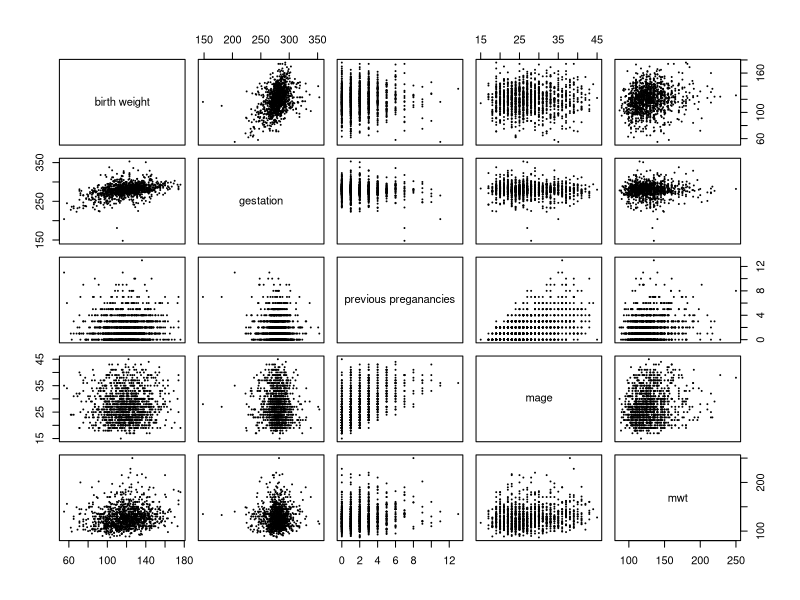
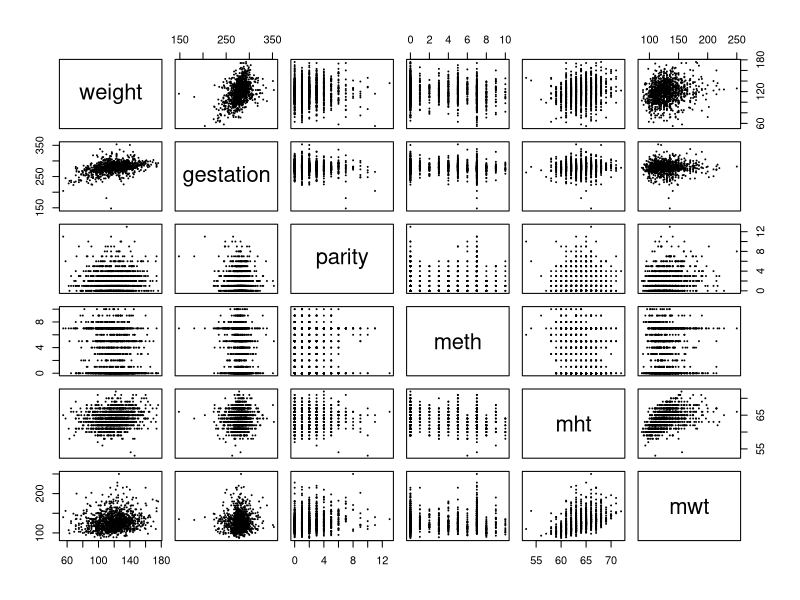
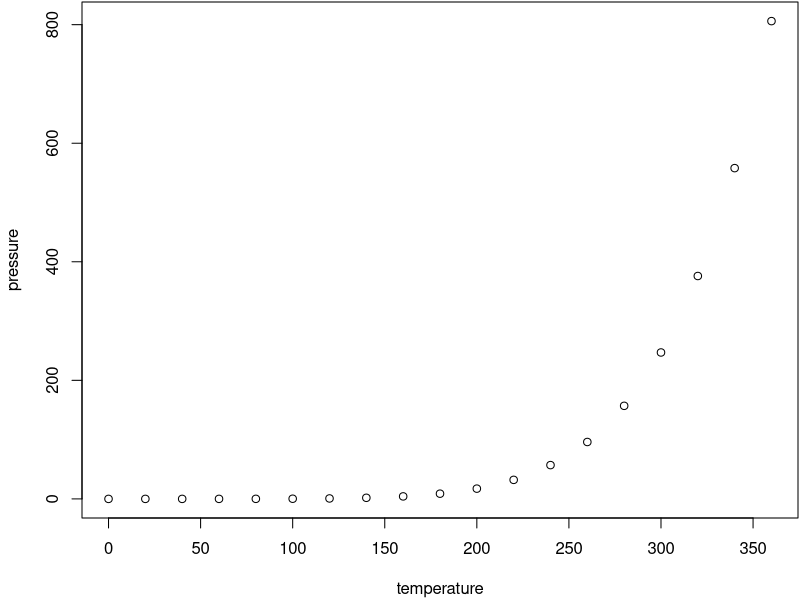

Generate these figures, in order, with R:
## ---- chunk 1
getwd() # make sure that the file is in the working directory

# load the data as a data.frame
birth <- read.csv(file = "chds_births.csv")

# produce the pair plots for different combinations of  variables in the dataset

par(mar = c(4, 4, 0, 0) + .1) # size of margins

P1 <- pairs(~ wt + gestation + parity  + mage + mwt, 
      labels = c("birth weight", "gestation", "previous preganancies",
                 "mage", "mwt"), 
      pch = 19,
      cex = 0.05,
      data = birth)

P2 <- pairs(~ wt + gestation + parity + meth + mht + mwt,
      labels = c("weight", "gestation", "parity", "meth", "mht", "mwt"),
      pch = 19,
      cex = 0.05,
      data = birth)
## ---- chunk 2
# convert categoricla variables to factors

# marital
marital <- birth$marital
maritalnames <- c("married", "legally separated", "divorced", "widowed",
                  "never married") # new values
# encode the factor
marital2 <- rep(NA, length(marital))
for (ii in 1:5) {
  marital2[marital == ii] <- maritalnames[ii]
}
marital2 <- factor(marital2, levels = maritalnames)
birth$marital <- marital2
######################################################################
# income
income <- birth$income
incomenames <- c("under 2500", "2500-4999", "5000-7499", "7500-9999",
                  "10000-12499", "12500-14999", "15000-17499",
                 "17500-19999", "20000-22499", "over 22500") # new values
# encode the factor
income2 <- incomenames[income+1]
income2 <- factor(income2, levels = incomenames)
birth$income <- income2
############################################################
# smoke
smoke <- birth$smoke
smokenames <- c("never", "smokes now", "until pregnancy", 
                "used to, not anymore") # new values
# encode the factor
smoke2 <- smokenames[smoke+1]
smoke2 <- factor(smoke2, levels = smokenames)
birth$smoke <- smoke2
############################################################
# time
time <- birth$time
timenames <- c("never smoked", "still smokes", "during pregnancy", 
                "less than a year", "1-2 years", "2-3 years", "3-4 years",
               "5-9 years", "more than 10 years", 
               "quit but don't know when") # new values
# encode the factor
time2 <- timenames[time+1]
time2 <- factor(time2, levels = timenames)
birth$time <- time2
#############################################################
# number
number <- birth$number
numbernames <- c("never smoked", "1-4", "5-9", "10-14", "15-19", "20-29", "30-39",
                 "40-60", "more than 60", 
                 "smoked but don't know how much") # new values
# encode the factor
number2 <- numbernames[number+1]
number2 <- factor(number2, levels = numbernames)
birth$number <- number2

## ---- chunk 3
plot(pressure)
